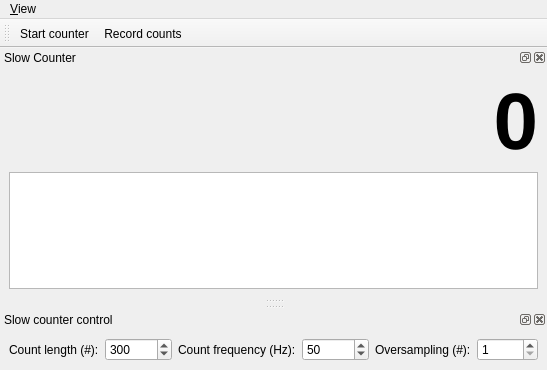
<?xml version="1.0" encoding="UTF-8"?>
<ui version="4.0">
 <class>MainWindow</class>
 <widget class="QMainWindow" name="MainWindow">
  <property name="geometry">
   <rect>
    <x>0</x>
    <y>0</y>
    <width>506</width>
    <height>370</height>
   </rect>
  </property>
  <property name="windowTitle">
   <string>qudi: Slow Counter</string>
  </property>
  <widget class="QWidget" name="centralwidget"/>
  <widget class="QMenuBar" name="menubar">
   <property name="geometry">
    <rect>
     <x>0</x>
     <y>0</y>
     <width>506</width>
     <height>21</height>
    </rect>
   </property>
   <widget class="QMenu" name="menuView">
    <property name="title">
     <string>&amp;View</string>
    </property>
    <widget class="QMenu" name="menuToolbars">
     <property name="title">
      <string>&amp;Toolbars</string>
     </property>
     <addaction name="counting_controls_view_Action"/>
    </widget>
    <addaction name="slow_counter_view_Action"/>
    <addaction name="slow_counter_parameters_view_Action"/>
    <addaction name="trace_selection_view_Action"/>
    <addaction name="separator"/>
    <addaction name="menuToolbars"/>
    <addaction name="separator"/>
    <addaction name="restore_default_view_Action"/>
    <addaction name="actionClose"/>
   </widget>
   <addaction name="menuView"/>
  </widget>
  <widget class="QDockWidget" name="counter_trace_DockWidget">
   <property name="sizePolicy">
    <sizepolicy hsizetype="Preferred" vsizetype="Preferred">
     <horstretch>1</horstretch>
     <verstretch>0</verstretch>
    </sizepolicy>
   </property>
   <property name="windowTitle">
    <string>Slow Counter</string>
   </property>
   <attribute name="dockWidgetArea">
    <number>4</number>
   </attribute>
   <widget class="QWidget" name="dockWidgetContents">
    <layout class="QVBoxLayout" name="verticalLayout">
     <item>
      <widget class="QLabel" name="count_value_Label">
       <property name="font">
        <font>
         <pointsize>60</pointsize>
         <weight>75</weight>
         <bold>true</bold>
        </font>
       </property>
       <property name="text">
        <string>0</string>
       </property>
       <property name="alignment">
        <set>Qt::AlignRight|Qt::AlignTrailing|Qt::AlignVCenter</set>
       </property>
      </widget>
     </item>
     <item>
      <widget class="PlotWidget" name="counter_trace_PlotWidget"/>
     </item>
    </layout>
   </widget>
  </widget>
  <widget class="QDockWidget" name="slow_counter_parameters_DockWidget">
   <property name="maximumSize">
    <size>
     <width>524287</width>
     <height>100</height>
    </size>
   </property>
   <property name="windowTitle">
    <string>Slow counter control</string>
   </property>
   <attribute name="dockWidgetArea">
    <number>8</number>
   </attribute>
   <widget class="QWidget" name="dockWidgetContents_2">
    <layout class="QHBoxLayout" name="horizontalLayout">
     <item>
      <widget class="QLabel" name="label">
       <property name="text">
        <string>Count length (#):</string>
       </property>
      </widget>
     </item>
     <item>
      <widget class="QSpinBox" name="count_length_SpinBox">
       <property name="minimum">
        <number>1</number>
       </property>
       <property name="maximum">
        <number>1000000</number>
       </property>
       <property name="singleStep">
        <number>10</number>
       </property>
       <property name="value">
        <number>300</number>
       </property>
      </widget>
     </item>
     <item>
      <widget class="QLabel" name="label_2">
       <property name="text">
        <string>Count frequency (Hz):</string>
       </property>
      </widget>
     </item>
     <item>
      <widget class="QSpinBox" name="count_freq_SpinBox">
       <property name="minimum">
        <number>1</number>
       </property>
       <property name="maximum">
        <number>1000000</number>
       </property>
       <property name="singleStep">
        <number>10</number>
       </property>
       <property name="value">
        <number>50</number>
       </property>
      </widget>
     </item>
     <item>
      <widget class="QLabel" name="label_3">
       <property name="toolTip">
        <string>If bigger than 1, the number of samples is averaged over the given number and then displayed. 
Use for extremely fast counting, since all the raw data is saved. 
Timestamps in oversampling interval are all equal to the averaging time.</string>
       </property>
       <property name="text">
        <string>Oversampling (#):</string>
       </property>
      </widget>
     </item>
     <item>
      <widget class="QSpinBox" name="oversampling_SpinBox">
       <property name="toolTip">
        <string>If bigger than 1, the number of samples is averaged over the given number and then displayed. 
Use for extremely fast counting, since all the raw data is saved. 
Timestamps in oversampling interval are all equal to the averaging time.</string>
       </property>
       <property name="minimum">
        <number>1</number>
       </property>
       <property name="maximum">
        <number>10000</number>
       </property>
       <property name="value">
        <number>1</number>
       </property>
      </widget>
     </item>
    </layout>
   </widget>
  </widget>
  <widget class="QToolBar" name="counting_control_ToolBar">
   <property name="windowTitle">
    <string>Counting Controls</string>
   </property>
   <property name="toolButtonStyle">
    <enum>Qt::ToolButtonTextUnderIcon</enum>
   </property>
   <attribute name="toolBarArea">
    <enum>TopToolBarArea</enum>
   </attribute>
   <attribute name="toolBarBreak">
    <bool>false</bool>
   </attribute>
   <addaction name="start_counter_Action"/>
   <addaction name="record_counts_Action"/>
  </widget>
  <action name="start_counter_Action">
   <property name="checkable">
    <bool>true</bool>
   </property>
   <property name="icon">
    <iconset>
     <normaloff>../../../../.venv/Lib/site-packages/qudi/artwork/icons/start-counter.svg</normaloff>
     <normalon>../../../../.venv/Lib/site-packages/qudi/artwork/icons/stop-counter.svg</normalon>../../../../.venv/Lib/site-packages/qudi/artwork/icons/start-counter.svg</iconset>
   </property>
   <property name="text">
    <string>Start counter</string>
   </property>
   <property name="toolTip">
    <string>Start the counter</string>
   </property>
  </action>
  <action name="record_counts_Action">
   <property name="checkable">
    <bool>true</bool>
   </property>
   <property name="icon">
    <iconset>
     <normaloff>../../../../.venv/Lib/site-packages/qudi/artwork/icons/record-counter.svgz</normaloff>
     <normalon>../../../../.venv/Lib/site-packages/qudi/artwork/icons/stop-counter.svg</normalon>../../../../.venv/Lib/site-packages/qudi/artwork/icons/record-counter.svgz</iconset>
   </property>
   <property name="text">
    <string>Record counts</string>
   </property>
   <property name="toolTip">
    <string>Save count trace to file</string>
   </property>
  </action>
  <action name="slow_counter_view_Action">
   <property name="checkable">
    <bool>true</bool>
   </property>
   <property name="text">
    <string>&amp;Slow counter</string>
   </property>
   <property name="toolTip">
    <string>Show the Slow counter</string>
   </property>
  </action>
  <action name="slow_counter_parameters_view_Action">
   <property name="checkable">
    <bool>true</bool>
   </property>
   <property name="text">
    <string>Slow &amp;counter parameters</string>
   </property>
   <property name="toolTip">
    <string>Show Slow counter parameters</string>
   </property>
  </action>
  <action name="restore_default_view_Action">
   <property name="text">
    <string>&amp;Restore default</string>
   </property>
  </action>
  <action name="counting_controls_view_Action">
   <property name="checkable">
    <bool>true</bool>
   </property>
   <property name="text">
    <string>&amp;Counting controls</string>
   </property>
  </action>
  <action name="actionClose">
   <property name="icon">
    <iconset>
     <normaloff>../../artwork/icons/oxygen/22x22/application-exit.png</normaloff>../../artwork/icons/oxygen/22x22/application-exit.png</iconset>
   </property>
   <property name="text">
    <string>Close</string>
   </property>
  </action>
  <action name="trace_selection_view_Action">
   <property name="checkable">
    <bool>true</bool>
   </property>
   <property name="checked">
    <bool>false</bool>
   </property>
   <property name="text">
    <string>Trace Selection</string>
   </property>
  </action>
 </widget>
 <customwidgets>
  <customwidget>
   <class>PlotWidget</class>
   <extends>QGraphicsView</extends>
   <header>pyqtgraph</header>
  </customwidget>
 </customwidgets>
 <resources/>
 <connections>
  <connection>
   <sender>slow_counter_view_Action</sender>
   <signal>triggered(bool)</signal>
   <receiver>counter_trace_DockWidget</receiver>
   <slot>setVisible(bool)</slot>
   <hints>
    <hint type="sourcelabel">
     <x>-1</x>
     <y>-1</y>
    </hint>
    <hint type="destinationlabel">
     <x>399</x>
     <y>136</y>
    </hint>
   </hints>
  </connection>
  <connection>
   <sender>counter_trace_DockWidget</sender>
   <signal>visibilityChanged(bool)</signal>
   <receiver>slow_counter_view_Action</receiver>
   <slot>setChecked(bool)</slot>
   <hints>
    <hint type="sourcelabel">
     <x>399</x>
     <y>136</y>
    </hint>
    <hint type="destinationlabel">
     <x>-1</x>
     <y>-1</y>
    </hint>
   </hints>
  </connection>
  <connection>
   <sender>slow_counter_parameters_view_Action</sender>
   <signal>triggered(bool)</signal>
   <receiver>slow_counter_parameters_DockWidget</receiver>
   <slot>setVisible(bool)</slot>
   <hints>
    <hint type="sourcelabel">
     <x>-1</x>
     <y>-1</y>
    </hint>
    <hint type="destinationlabel">
     <x>399</x>
     <y>551</y>
    </hint>
   </hints>
  </connection>
  <connection>
   <sender>slow_counter_parameters_DockWidget</sender>
   <signal>visibilityChanged(bool)</signal>
   <receiver>slow_counter_parameters_view_Action</receiver>
   <slot>setChecked(bool)</slot>
   <hints>
    <hint type="sourcelabel">
     <x>399</x>
     <y>551</y>
    </hint>
    <hint type="destinationlabel">
     <x>-1</x>
     <y>-1</y>
    </hint>
   </hints>
  </connection>
  <connection>
   <sender>counting_controls_view_Action</sender>
   <signal>triggered(bool)</signal>
   <receiver>counting_control_ToolBar</receiver>
   <slot>setVisible(bool)</slot>
   <hints>
    <hint type="sourcelabel">
     <x>-1</x>
     <y>-1</y>
    </hint>
    <hint type="destinationlabel">
     <x>399</x>
     <y>41</y>
    </hint>
   </hints>
  </connection>
  <connection>
   <sender>counting_control_ToolBar</sender>
   <signal>visibilityChanged(bool)</signal>
   <receiver>counting_controls_view_Action</receiver>
   <slot>setChecked(bool)</slot>
   <hints>
    <hint type="sourcelabel">
     <x>399</x>
     <y>41</y>
    </hint>
    <hint type="destinationlabel">
     <x>-1</x>
     <y>-1</y>
    </hint>
   </hints>
  </connection>
  <connection>
   <sender>actionClose</sender>
   <signal>triggered()</signal>
   <receiver>MainWindow</receiver>
   <slot>close()</slot>
   <hints>
    <hint type="sourcelabel">
     <x>-1</x>
     <y>-1</y>
    </hint>
    <hint type="destinationlabel">
     <x>399</x>
     <y>299</y>
    </hint>
   </hints>
  </connection>
 </connections>
</ui>
